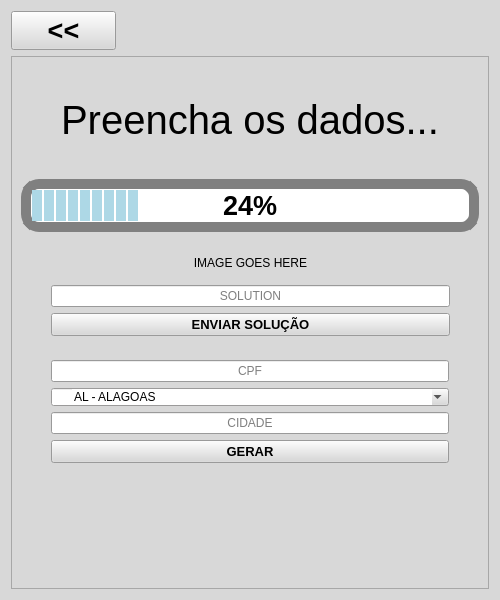
<?xml version="1.0" encoding="UTF-8"?>
<ui version="4.0">
 <class>DarfGeneration</class>
 <widget class="QWidget" name="DarfGeneration">
  <property name="geometry">
   <rect>
    <x>0</x>
    <y>0</y>
    <width>500</width>
    <height>600</height>
   </rect>
  </property>
  <property name="sizePolicy">
   <sizepolicy hsizetype="Fixed" vsizetype="Fixed">
    <horstretch>0</horstretch>
    <verstretch>0</verstretch>
   </sizepolicy>
  </property>
  <property name="minimumSize">
   <size>
    <width>500</width>
    <height>600</height>
   </size>
  </property>
  <property name="maximumSize">
   <size>
    <width>500</width>
    <height>600</height>
   </size>
  </property>
  <property name="palette">
   <palette>
    <active>
     <colorrole role="WindowText">
      <brush brushstyle="SolidPattern">
       <color alpha="255">
        <red>0</red>
        <green>0</green>
        <blue>0</blue>
       </color>
      </brush>
     </colorrole>
     <colorrole role="Button">
      <brush brushstyle="SolidPattern">
       <color alpha="255">
        <red>216</red>
        <green>216</green>
        <blue>216</blue>
       </color>
      </brush>
     </colorrole>
     <colorrole role="Light">
      <brush brushstyle="SolidPattern">
       <color alpha="255">
        <red>255</red>
        <green>255</green>
        <blue>255</blue>
       </color>
      </brush>
     </colorrole>
     <colorrole role="Midlight">
      <brush brushstyle="SolidPattern">
       <color alpha="255">
        <red>235</red>
        <green>235</green>
        <blue>235</blue>
       </color>
      </brush>
     </colorrole>
     <colorrole role="Dark">
      <brush brushstyle="SolidPattern">
       <color alpha="255">
        <red>108</red>
        <green>108</green>
        <blue>108</blue>
       </color>
      </brush>
     </colorrole>
     <colorrole role="Mid">
      <brush brushstyle="SolidPattern">
       <color alpha="255">
        <red>144</red>
        <green>144</green>
        <blue>144</blue>
       </color>
      </brush>
     </colorrole>
     <colorrole role="Text">
      <brush brushstyle="SolidPattern">
       <color alpha="255">
        <red>0</red>
        <green>0</green>
        <blue>0</blue>
       </color>
      </brush>
     </colorrole>
     <colorrole role="BrightText">
      <brush brushstyle="SolidPattern">
       <color alpha="255">
        <red>255</red>
        <green>255</green>
        <blue>255</blue>
       </color>
      </brush>
     </colorrole>
     <colorrole role="ButtonText">
      <brush brushstyle="SolidPattern">
       <color alpha="255">
        <red>0</red>
        <green>0</green>
        <blue>0</blue>
       </color>
      </brush>
     </colorrole>
     <colorrole role="Base">
      <brush brushstyle="SolidPattern">
       <color alpha="255">
        <red>255</red>
        <green>255</green>
        <blue>255</blue>
       </color>
      </brush>
     </colorrole>
     <colorrole role="Window">
      <brush brushstyle="SolidPattern">
       <color alpha="255">
        <red>216</red>
        <green>216</green>
        <blue>216</blue>
       </color>
      </brush>
     </colorrole>
     <colorrole role="Shadow">
      <brush brushstyle="SolidPattern">
       <color alpha="255">
        <red>0</red>
        <green>0</green>
        <blue>0</blue>
       </color>
      </brush>
     </colorrole>
     <colorrole role="AlternateBase">
      <brush brushstyle="SolidPattern">
       <color alpha="255">
        <red>235</red>
        <green>235</green>
        <blue>235</blue>
       </color>
      </brush>
     </colorrole>
     <colorrole role="ToolTipBase">
      <brush brushstyle="SolidPattern">
       <color alpha="255">
        <red>255</red>
        <green>255</green>
        <blue>220</blue>
       </color>
      </brush>
     </colorrole>
     <colorrole role="ToolTipText">
      <brush brushstyle="SolidPattern">
       <color alpha="255">
        <red>0</red>
        <green>0</green>
        <blue>0</blue>
       </color>
      </brush>
     </colorrole>
     <colorrole role="PlaceholderText">
      <brush brushstyle="SolidPattern">
       <color alpha="128">
        <red>0</red>
        <green>0</green>
        <blue>0</blue>
       </color>
      </brush>
     </colorrole>
    </active>
    <inactive>
     <colorrole role="WindowText">
      <brush brushstyle="SolidPattern">
       <color alpha="255">
        <red>0</red>
        <green>0</green>
        <blue>0</blue>
       </color>
      </brush>
     </colorrole>
     <colorrole role="Button">
      <brush brushstyle="SolidPattern">
       <color alpha="255">
        <red>216</red>
        <green>216</green>
        <blue>216</blue>
       </color>
      </brush>
     </colorrole>
     <colorrole role="Light">
      <brush brushstyle="SolidPattern">
       <color alpha="255">
        <red>255</red>
        <green>255</green>
        <blue>255</blue>
       </color>
      </brush>
     </colorrole>
     <colorrole role="Midlight">
      <brush brushstyle="SolidPattern">
       <color alpha="255">
        <red>235</red>
        <green>235</green>
        <blue>235</blue>
       </color>
      </brush>
     </colorrole>
     <colorrole role="Dark">
      <brush brushstyle="SolidPattern">
       <color alpha="255">
        <red>108</red>
        <green>108</green>
        <blue>108</blue>
       </color>
      </brush>
     </colorrole>
     <colorrole role="Mid">
      <brush brushstyle="SolidPattern">
       <color alpha="255">
        <red>144</red>
        <green>144</green>
        <blue>144</blue>
       </color>
      </brush>
     </colorrole>
     <colorrole role="Text">
      <brush brushstyle="SolidPattern">
       <color alpha="255">
        <red>0</red>
        <green>0</green>
        <blue>0</blue>
       </color>
      </brush>
     </colorrole>
     <colorrole role="BrightText">
      <brush brushstyle="SolidPattern">
       <color alpha="255">
        <red>255</red>
        <green>255</green>
        <blue>255</blue>
       </color>
      </brush>
     </colorrole>
     <colorrole role="ButtonText">
      <brush brushstyle="SolidPattern">
       <color alpha="255">
        <red>0</red>
        <green>0</green>
        <blue>0</blue>
       </color>
      </brush>
     </colorrole>
     <colorrole role="Base">
      <brush brushstyle="SolidPattern">
       <color alpha="255">
        <red>255</red>
        <green>255</green>
        <blue>255</blue>
       </color>
      </brush>
     </colorrole>
     <colorrole role="Window">
      <brush brushstyle="SolidPattern">
       <color alpha="255">
        <red>216</red>
        <green>216</green>
        <blue>216</blue>
       </color>
      </brush>
     </colorrole>
     <colorrole role="Shadow">
      <brush brushstyle="SolidPattern">
       <color alpha="255">
        <red>0</red>
        <green>0</green>
        <blue>0</blue>
       </color>
      </brush>
     </colorrole>
     <colorrole role="AlternateBase">
      <brush brushstyle="SolidPattern">
       <color alpha="255">
        <red>235</red>
        <green>235</green>
        <blue>235</blue>
       </color>
      </brush>
     </colorrole>
     <colorrole role="ToolTipBase">
      <brush brushstyle="SolidPattern">
       <color alpha="255">
        <red>255</red>
        <green>255</green>
        <blue>220</blue>
       </color>
      </brush>
     </colorrole>
     <colorrole role="ToolTipText">
      <brush brushstyle="SolidPattern">
       <color alpha="255">
        <red>0</red>
        <green>0</green>
        <blue>0</blue>
       </color>
      </brush>
     </colorrole>
     <colorrole role="PlaceholderText">
      <brush brushstyle="SolidPattern">
       <color alpha="128">
        <red>0</red>
        <green>0</green>
        <blue>0</blue>
       </color>
      </brush>
     </colorrole>
    </inactive>
    <disabled>
     <colorrole role="WindowText">
      <brush brushstyle="SolidPattern">
       <color alpha="255">
        <red>108</red>
        <green>108</green>
        <blue>108</blue>
       </color>
      </brush>
     </colorrole>
     <colorrole role="Button">
      <brush brushstyle="SolidPattern">
       <color alpha="255">
        <red>216</red>
        <green>216</green>
        <blue>216</blue>
       </color>
      </brush>
     </colorrole>
     <colorrole role="Light">
      <brush brushstyle="SolidPattern">
       <color alpha="255">
        <red>255</red>
        <green>255</green>
        <blue>255</blue>
       </color>
      </brush>
     </colorrole>
     <colorrole role="Midlight">
      <brush brushstyle="SolidPattern">
       <color alpha="255">
        <red>235</red>
        <green>235</green>
        <blue>235</blue>
       </color>
      </brush>
     </colorrole>
     <colorrole role="Dark">
      <brush brushstyle="SolidPattern">
       <color alpha="255">
        <red>108</red>
        <green>108</green>
        <blue>108</blue>
       </color>
      </brush>
     </colorrole>
     <colorrole role="Mid">
      <brush brushstyle="SolidPattern">
       <color alpha="255">
        <red>144</red>
        <green>144</green>
        <blue>144</blue>
       </color>
      </brush>
     </colorrole>
     <colorrole role="Text">
      <brush brushstyle="SolidPattern">
       <color alpha="255">
        <red>108</red>
        <green>108</green>
        <blue>108</blue>
       </color>
      </brush>
     </colorrole>
     <colorrole role="BrightText">
      <brush brushstyle="SolidPattern">
       <color alpha="255">
        <red>255</red>
        <green>255</green>
        <blue>255</blue>
       </color>
      </brush>
     </colorrole>
     <colorrole role="ButtonText">
      <brush brushstyle="SolidPattern">
       <color alpha="255">
        <red>108</red>
        <green>108</green>
        <blue>108</blue>
       </color>
      </brush>
     </colorrole>
     <colorrole role="Base">
      <brush brushstyle="SolidPattern">
       <color alpha="255">
        <red>216</red>
        <green>216</green>
        <blue>216</blue>
       </color>
      </brush>
     </colorrole>
     <colorrole role="Window">
      <brush brushstyle="SolidPattern">
       <color alpha="255">
        <red>216</red>
        <green>216</green>
        <blue>216</blue>
       </color>
      </brush>
     </colorrole>
     <colorrole role="Shadow">
      <brush brushstyle="SolidPattern">
       <color alpha="255">
        <red>0</red>
        <green>0</green>
        <blue>0</blue>
       </color>
      </brush>
     </colorrole>
     <colorrole role="AlternateBase">
      <brush brushstyle="SolidPattern">
       <color alpha="255">
        <red>216</red>
        <green>216</green>
        <blue>216</blue>
       </color>
      </brush>
     </colorrole>
     <colorrole role="ToolTipBase">
      <brush brushstyle="SolidPattern">
       <color alpha="255">
        <red>255</red>
        <green>255</green>
        <blue>220</blue>
       </color>
      </brush>
     </colorrole>
     <colorrole role="ToolTipText">
      <brush brushstyle="SolidPattern">
       <color alpha="255">
        <red>0</red>
        <green>0</green>
        <blue>0</blue>
       </color>
      </brush>
     </colorrole>
     <colorrole role="PlaceholderText">
      <brush brushstyle="SolidPattern">
       <color alpha="128">
        <red>0</red>
        <green>0</green>
        <blue>0</blue>
       </color>
      </brush>
     </colorrole>
    </disabled>
   </palette>
  </property>
  <property name="focusPolicy">
   <enum>Qt::NoFocus</enum>
  </property>
  <property name="windowTitle">
   <string>Consultar Ações</string>
  </property>
  <layout class="QVBoxLayout" name="verticalLayout">
   <item>
    <layout class="QHBoxLayout" name="backButtonLayout" stretch="2,7">
     <item>
      <widget class="QPushButton" name="backButton">
       <property name="sizePolicy">
        <sizepolicy hsizetype="Preferred" vsizetype="Preferred">
         <horstretch>0</horstretch>
         <verstretch>0</verstretch>
        </sizepolicy>
       </property>
       <property name="font">
        <font>
         <pointsize>20</pointsize>
         <weight>75</weight>
         <bold>true</bold>
        </font>
       </property>
       <property name="text">
        <string>&lt;&lt;</string>
       </property>
      </widget>
     </item>
     <item>
      <widget class="QLabel" name="errorLabel">
       <property name="font">
        <font>
         <pointsize>13</pointsize>
        </font>
       </property>
       <property name="styleSheet">
        <string notr="true">color: red</string>
       </property>
       <property name="text">
        <string/>
       </property>
       <property name="alignment">
        <set>Qt::AlignCenter</set>
       </property>
      </widget>
     </item>
    </layout>
   </item>
   <item>
    <widget class="QFrame" name="darfGenerationframe">
     <property name="frameShape">
      <enum>QFrame::StyledPanel</enum>
     </property>
     <property name="frameShadow">
      <enum>QFrame::Raised</enum>
     </property>
     <layout class="QVBoxLayout" name="darfGenerationframeLayout" stretch="2,1,2,2,2">
      <item>
       <widget class="QLabel" name="titleLabel">
        <property name="font">
         <font>
          <pointsize>30</pointsize>
         </font>
        </property>
        <property name="text">
         <string>Preencha os dados...</string>
        </property>
        <property name="alignment">
         <set>Qt::AlignCenter</set>
        </property>
        <property name="wordWrap">
         <bool>true</bool>
        </property>
       </widget>
      </item>
      <item>
       <widget class="QProgressBar" name="progressBar">
        <property name="sizePolicy">
         <sizepolicy hsizetype="Preferred" vsizetype="Preferred">
          <horstretch>0</horstretch>
          <verstretch>0</verstretch>
         </sizepolicy>
        </property>
        <property name="font">
         <font>
          <pointsize>20</pointsize>
          <weight>75</weight>
          <bold>true</bold>
         </font>
        </property>
        <property name="styleSheet">
         <string notr="true">QProgressBar {
    border: 10px solid grey;
    border-radius: 18px;
    text-align: center;
}

QProgressBar::chunk {
    background-color: lightblue;
    border-radius: 18px;
    width: 10px;
    margin: 0.5px;
}</string>
        </property>
        <property name="value">
         <number>24</number>
        </property>
       </widget>
      </item>
      <item>
       <widget class="QFrame" name="captchaFrame">
        <property name="enabled">
         <bool>true</bool>
        </property>
        <property name="frameShape">
         <enum>QFrame::NoFrame</enum>
        </property>
        <property name="frameShadow">
         <enum>QFrame::Raised</enum>
        </property>
        <layout class="QVBoxLayout" name="captchaFrameLayout" stretch="3,1,2">
         <property name="leftMargin">
          <number>30</number>
         </property>
         <property name="rightMargin">
          <number>29</number>
         </property>
         <item>
          <widget class="QLabel" name="captchaImage">
           <property name="text">
            <string>IMAGE GOES HERE</string>
           </property>
           <property name="scaledContents">
            <bool>true</bool>
           </property>
           <property name="alignment">
            <set>Qt::AlignCenter</set>
           </property>
          </widget>
         </item>
         <item>
          <widget class="QLineEdit" name="captchaInput">
           <property name="sizePolicy">
            <sizepolicy hsizetype="Preferred" vsizetype="Preferred">
             <horstretch>0</horstretch>
             <verstretch>0</verstretch>
            </sizepolicy>
           </property>
           <property name="alignment">
            <set>Qt::AlignCenter</set>
           </property>
           <property name="placeholderText">
            <string>SOLUTION</string>
           </property>
          </widget>
         </item>
         <item>
          <widget class="QPushButton" name="captchaButton">
           <property name="sizePolicy">
            <sizepolicy hsizetype="Preferred" vsizetype="Preferred">
             <horstretch>0</horstretch>
             <verstretch>0</verstretch>
            </sizepolicy>
           </property>
           <property name="font">
            <font>
             <pointsize>10</pointsize>
             <weight>75</weight>
             <bold>true</bold>
            </font>
           </property>
           <property name="text">
            <string>ENVIAR SOLUÇÃO</string>
           </property>
          </widget>
         </item>
        </layout>
       </widget>
      </item>
      <item>
       <widget class="QFrame" name="cpfFrame">
        <property name="enabled">
         <bool>true</bool>
        </property>
        <property name="frameShape">
         <enum>QFrame::NoFrame</enum>
        </property>
        <property name="frameShadow">
         <enum>QFrame::Raised</enum>
        </property>
        <layout class="QVBoxLayout" name="cpfFrameLayout" stretch="1,1,1,2">
         <property name="leftMargin">
          <number>30</number>
         </property>
         <property name="rightMargin">
          <number>30</number>
         </property>
         <item>
          <widget class="QLineEdit" name="cpfInput">
           <property name="sizePolicy">
            <sizepolicy hsizetype="Preferred" vsizetype="Preferred">
             <horstretch>0</horstretch>
             <verstretch>0</verstretch>
            </sizepolicy>
           </property>
           <property name="inputMask">
            <string notr="true"/>
           </property>
           <property name="text">
            <string/>
           </property>
           <property name="maxLength">
            <number>11</number>
           </property>
           <property name="frame">
            <bool>true</bool>
           </property>
           <property name="echoMode">
            <enum>QLineEdit::Normal</enum>
           </property>
           <property name="alignment">
            <set>Qt::AlignCenter</set>
           </property>
           <property name="placeholderText">
            <string>CPF</string>
           </property>
          </widget>
         </item>
         <item>
          <widget class="QComboBox" name="stateList">
           <property name="enabled">
            <bool>true</bool>
           </property>
           <property name="sizePolicy">
            <sizepolicy hsizetype="Preferred" vsizetype="Preferred">
             <horstretch>0</horstretch>
             <verstretch>0</verstretch>
            </sizepolicy>
           </property>
           <property name="palette">
            <palette>
             <active>
              <colorrole role="WindowText">
               <brush brushstyle="SolidPattern">
                <color alpha="255">
                 <red>0</red>
                 <green>0</green>
                 <blue>0</blue>
                </color>
               </brush>
              </colorrole>
              <colorrole role="Button">
               <brush brushstyle="SolidPattern">
                <color alpha="255">
                 <red>217</red>
                 <green>216</green>
                 <blue>216</blue>
                </color>
               </brush>
              </colorrole>
              <colorrole role="Light">
               <brush brushstyle="SolidPattern">
                <color alpha="255">
                 <red>255</red>
                 <green>255</green>
                 <blue>255</blue>
                </color>
               </brush>
              </colorrole>
              <colorrole role="Midlight">
               <brush brushstyle="SolidPattern">
                <color alpha="255">
                 <red>236</red>
                 <green>235</green>
                 <blue>235</blue>
                </color>
               </brush>
              </colorrole>
              <colorrole role="Dark">
               <brush brushstyle="SolidPattern">
                <color alpha="255">
                 <red>108</red>
                 <green>108</green>
                 <blue>108</blue>
                </color>
               </brush>
              </colorrole>
              <colorrole role="Mid">
               <brush brushstyle="SolidPattern">
                <color alpha="255">
                 <red>145</red>
                 <green>144</green>
                 <blue>144</blue>
                </color>
               </brush>
              </colorrole>
              <colorrole role="Text">
               <brush brushstyle="SolidPattern">
                <color alpha="255">
                 <red>0</red>
                 <green>0</green>
                 <blue>0</blue>
                </color>
               </brush>
              </colorrole>
              <colorrole role="BrightText">
               <brush brushstyle="SolidPattern">
                <color alpha="255">
                 <red>255</red>
                 <green>255</green>
                 <blue>255</blue>
                </color>
               </brush>
              </colorrole>
              <colorrole role="ButtonText">
               <brush brushstyle="SolidPattern">
                <color alpha="255">
                 <red>0</red>
                 <green>0</green>
                 <blue>0</blue>
                </color>
               </brush>
              </colorrole>
              <colorrole role="Base">
               <brush brushstyle="SolidPattern">
                <color alpha="255">
                 <red>255</red>
                 <green>255</green>
                 <blue>255</blue>
                </color>
               </brush>
              </colorrole>
              <colorrole role="Window">
               <brush brushstyle="SolidPattern">
                <color alpha="255">
                 <red>217</red>
                 <green>216</green>
                 <blue>216</blue>
                </color>
               </brush>
              </colorrole>
              <colorrole role="Shadow">
               <brush brushstyle="SolidPattern">
                <color alpha="255">
                 <red>0</red>
                 <green>0</green>
                 <blue>0</blue>
                </color>
               </brush>
              </colorrole>
              <colorrole role="AlternateBase">
               <brush brushstyle="SolidPattern">
                <color alpha="255">
                 <red>236</red>
                 <green>235</green>
                 <blue>235</blue>
                </color>
               </brush>
              </colorrole>
              <colorrole role="ToolTipBase">
               <brush brushstyle="SolidPattern">
                <color alpha="255">
                 <red>255</red>
                 <green>255</green>
                 <blue>220</blue>
                </color>
               </brush>
              </colorrole>
              <colorrole role="ToolTipText">
               <brush brushstyle="SolidPattern">
                <color alpha="255">
                 <red>0</red>
                 <green>0</green>
                 <blue>0</blue>
                </color>
               </brush>
              </colorrole>
              <colorrole role="PlaceholderText">
               <brush brushstyle="SolidPattern">
                <color alpha="128">
                 <red>0</red>
                 <green>0</green>
                 <blue>0</blue>
                </color>
               </brush>
              </colorrole>
             </active>
             <inactive>
              <colorrole role="WindowText">
               <brush brushstyle="SolidPattern">
                <color alpha="255">
                 <red>0</red>
                 <green>0</green>
                 <blue>0</blue>
                </color>
               </brush>
              </colorrole>
              <colorrole role="Button">
               <brush brushstyle="SolidPattern">
                <color alpha="255">
                 <red>217</red>
                 <green>216</green>
                 <blue>216</blue>
                </color>
               </brush>
              </colorrole>
              <colorrole role="Light">
               <brush brushstyle="SolidPattern">
                <color alpha="255">
                 <red>255</red>
                 <green>255</green>
                 <blue>255</blue>
                </color>
               </brush>
              </colorrole>
              <colorrole role="Midlight">
               <brush brushstyle="SolidPattern">
                <color alpha="255">
                 <red>236</red>
                 <green>235</green>
                 <blue>235</blue>
                </color>
               </brush>
              </colorrole>
              <colorrole role="Dark">
               <brush brushstyle="SolidPattern">
                <color alpha="255">
                 <red>108</red>
                 <green>108</green>
                 <blue>108</blue>
                </color>
               </brush>
              </colorrole>
              <colorrole role="Mid">
               <brush brushstyle="SolidPattern">
                <color alpha="255">
                 <red>145</red>
                 <green>144</green>
                 <blue>144</blue>
                </color>
               </brush>
              </colorrole>
              <colorrole role="Text">
               <brush brushstyle="SolidPattern">
                <color alpha="255">
                 <red>0</red>
                 <green>0</green>
                 <blue>0</blue>
                </color>
               </brush>
              </colorrole>
              <colorrole role="BrightText">
               <brush brushstyle="SolidPattern">
                <color alpha="255">
                 <red>255</red>
                 <green>255</green>
                 <blue>255</blue>
                </color>
               </brush>
              </colorrole>
              <colorrole role="ButtonText">
               <brush brushstyle="SolidPattern">
                <color alpha="255">
                 <red>0</red>
                 <green>0</green>
                 <blue>0</blue>
                </color>
               </brush>
              </colorrole>
              <colorrole role="Base">
               <brush brushstyle="SolidPattern">
                <color alpha="255">
                 <red>255</red>
                 <green>255</green>
                 <blue>255</blue>
                </color>
               </brush>
              </colorrole>
              <colorrole role="Window">
               <brush brushstyle="SolidPattern">
                <color alpha="255">
                 <red>217</red>
                 <green>216</green>
                 <blue>216</blue>
                </color>
               </brush>
              </colorrole>
              <colorrole role="Shadow">
               <brush brushstyle="SolidPattern">
                <color alpha="255">
                 <red>0</red>
                 <green>0</green>
                 <blue>0</blue>
                </color>
               </brush>
              </colorrole>
              <colorrole role="AlternateBase">
               <brush brushstyle="SolidPattern">
                <color alpha="255">
                 <red>236</red>
                 <green>235</green>
                 <blue>235</blue>
                </color>
               </brush>
              </colorrole>
              <colorrole role="ToolTipBase">
               <brush brushstyle="SolidPattern">
                <color alpha="255">
                 <red>255</red>
                 <green>255</green>
                 <blue>220</blue>
                </color>
               </brush>
              </colorrole>
              <colorrole role="ToolTipText">
               <brush brushstyle="SolidPattern">
                <color alpha="255">
                 <red>0</red>
                 <green>0</green>
                 <blue>0</blue>
                </color>
               </brush>
              </colorrole>
              <colorrole role="PlaceholderText">
               <brush brushstyle="SolidPattern">
                <color alpha="128">
                 <red>0</red>
                 <green>0</green>
                 <blue>0</blue>
                </color>
               </brush>
              </colorrole>
             </inactive>
             <disabled>
              <colorrole role="WindowText">
               <brush brushstyle="SolidPattern">
                <color alpha="255">
                 <red>108</red>
                 <green>108</green>
                 <blue>108</blue>
                </color>
               </brush>
              </colorrole>
              <colorrole role="Button">
               <brush brushstyle="SolidPattern">
                <color alpha="255">
                 <red>217</red>
                 <green>216</green>
                 <blue>216</blue>
                </color>
               </brush>
              </colorrole>
              <colorrole role="Light">
               <brush brushstyle="SolidPattern">
                <color alpha="255">
                 <red>255</red>
                 <green>255</green>
                 <blue>255</blue>
                </color>
               </brush>
              </colorrole>
              <colorrole role="Midlight">
               <brush brushstyle="SolidPattern">
                <color alpha="255">
                 <red>236</red>
                 <green>235</green>
                 <blue>235</blue>
                </color>
               </brush>
              </colorrole>
              <colorrole role="Dark">
               <brush brushstyle="SolidPattern">
                <color alpha="255">
                 <red>108</red>
                 <green>108</green>
                 <blue>108</blue>
                </color>
               </brush>
              </colorrole>
              <colorrole role="Mid">
               <brush brushstyle="SolidPattern">
                <color alpha="255">
                 <red>145</red>
                 <green>144</green>
                 <blue>144</blue>
                </color>
               </brush>
              </colorrole>
              <colorrole role="Text">
               <brush brushstyle="SolidPattern">
                <color alpha="255">
                 <red>108</red>
                 <green>108</green>
                 <blue>108</blue>
                </color>
               </brush>
              </colorrole>
              <colorrole role="BrightText">
               <brush brushstyle="SolidPattern">
                <color alpha="255">
                 <red>255</red>
                 <green>255</green>
                 <blue>255</blue>
                </color>
               </brush>
              </colorrole>
              <colorrole role="ButtonText">
               <brush brushstyle="SolidPattern">
                <color alpha="255">
                 <red>108</red>
                 <green>108</green>
                 <blue>108</blue>
                </color>
               </brush>
              </colorrole>
              <colorrole role="Base">
               <brush brushstyle="SolidPattern">
                <color alpha="255">
                 <red>217</red>
                 <green>216</green>
                 <blue>216</blue>
                </color>
               </brush>
              </colorrole>
              <colorrole role="Window">
               <brush brushstyle="SolidPattern">
                <color alpha="255">
                 <red>217</red>
                 <green>216</green>
                 <blue>216</blue>
                </color>
               </brush>
              </colorrole>
              <colorrole role="Shadow">
               <brush brushstyle="SolidPattern">
                <color alpha="255">
                 <red>0</red>
                 <green>0</green>
                 <blue>0</blue>
                </color>
               </brush>
              </colorrole>
              <colorrole role="AlternateBase">
               <brush brushstyle="SolidPattern">
                <color alpha="255">
                 <red>217</red>
                 <green>216</green>
                 <blue>216</blue>
                </color>
               </brush>
              </colorrole>
              <colorrole role="ToolTipBase">
               <brush brushstyle="SolidPattern">
                <color alpha="255">
                 <red>255</red>
                 <green>255</green>
                 <blue>220</blue>
                </color>
               </brush>
              </colorrole>
              <colorrole role="ToolTipText">
               <brush brushstyle="SolidPattern">
                <color alpha="255">
                 <red>0</red>
                 <green>0</green>
                 <blue>0</blue>
                </color>
               </brush>
              </colorrole>
              <colorrole role="PlaceholderText">
               <brush brushstyle="SolidPattern">
                <color alpha="128">
                 <red>0</red>
                 <green>0</green>
                 <blue>0</blue>
                </color>
               </brush>
              </colorrole>
             </disabled>
            </palette>
           </property>
           <property name="layoutDirection">
            <enum>Qt::LeftToRight</enum>
           </property>
           <property name="styleSheet">
            <string notr="true">QComboBox {padding-left: 20px}</string>
           </property>
           <property name="editable">
            <bool>true</bool>
           </property>
           <property name="maxVisibleItems">
            <number>99</number>
           </property>
           <property name="maxCount">
            <number>99</number>
           </property>
           <item>
            <property name="text">
             <string>AL - ALAGOAS</string>
            </property>
           </item>
           <item>
            <property name="text">
             <string>AM - AMAZONAS</string>
            </property>
           </item>
           <item>
            <property name="text">
             <string>AP - AMAPA</string>
            </property>
           </item>
           <item>
            <property name="text">
             <string>BA - BAHIA</string>
            </property>
           </item>
           <item>
            <property name="text">
             <string>CE - CEARA</string>
            </property>
           </item>
           <item>
            <property name="text">
             <string>DF - DISTRITO FEDERAL</string>
            </property>
           </item>
           <item>
            <property name="text">
             <string>ES - ESPIRITO SANTO</string>
            </property>
           </item>
           <item>
            <property name="text">
             <string>GO - GOIAS</string>
            </property>
           </item>
           <item>
            <property name="text">
             <string>MA - MARANHAO</string>
            </property>
           </item>
           <item>
            <property name="text">
             <string>MG - MINAS GERAIS</string>
            </property>
           </item>
           <item>
            <property name="text">
             <string>MS - MATO GROSSO DO SUL</string>
            </property>
           </item>
           <item>
            <property name="text">
             <string>MT - MATO GROSSO</string>
            </property>
           </item>
           <item>
            <property name="text">
             <string>PA - PARA</string>
            </property>
           </item>
           <item>
            <property name="text">
             <string>PB - PARAIBA</string>
            </property>
           </item>
           <item>
            <property name="text">
             <string>PE - PERNAMBUCO</string>
            </property>
           </item>
           <item>
            <property name="text">
             <string>PI - PIAUI</string>
            </property>
           </item>
           <item>
            <property name="text">
             <string>PR - PARANA</string>
            </property>
           </item>
           <item>
            <property name="text">
             <string>RJ - RIO DE JANEIRO</string>
            </property>
           </item>
           <item>
            <property name="text">
             <string>RN - RIO GRANDE DO NORTE</string>
            </property>
           </item>
           <item>
            <property name="text">
             <string>RO - RONDONIA</string>
            </property>
           </item>
           <item>
            <property name="text">
             <string>RR - RORAIMA</string>
            </property>
           </item>
           <item>
            <property name="text">
             <string>RS - RIO GRANDE DO SUL</string>
            </property>
           </item>
           <item>
            <property name="text">
             <string>SC - SANTA CATARINA</string>
            </property>
           </item>
           <item>
            <property name="text">
             <string>SE - SERGIPE</string>
            </property>
           </item>
           <item>
            <property name="text">
             <string>SP - SAO PAULO</string>
            </property>
           </item>
           <item>
            <property name="text">
             <string>TO - TOCANTINS</string>
            </property>
           </item>
          </widget>
         </item>
         <item>
          <widget class="QLineEdit" name="cityInput">
           <property name="sizePolicy">
            <sizepolicy hsizetype="Preferred" vsizetype="Preferred">
             <horstretch>0</horstretch>
             <verstretch>0</verstretch>
            </sizepolicy>
           </property>
           <property name="inputMask">
            <string notr="true"/>
           </property>
           <property name="text">
            <string/>
           </property>
           <property name="maxLength">
            <number>50</number>
           </property>
           <property name="frame">
            <bool>true</bool>
           </property>
           <property name="echoMode">
            <enum>QLineEdit::Normal</enum>
           </property>
           <property name="alignment">
            <set>Qt::AlignCenter</set>
           </property>
           <property name="placeholderText">
            <string>CIDADE</string>
           </property>
          </widget>
         </item>
         <item>
          <widget class="QPushButton" name="cpfButton">
           <property name="sizePolicy">
            <sizepolicy hsizetype="Preferred" vsizetype="Preferred">
             <horstretch>0</horstretch>
             <verstretch>0</verstretch>
            </sizepolicy>
           </property>
           <property name="font">
            <font>
             <pointsize>10</pointsize>
             <weight>75</weight>
             <bold>true</bold>
            </font>
           </property>
           <property name="text">
            <string>GERAR</string>
           </property>
          </widget>
         </item>
        </layout>
       </widget>
      </item>
      <item>
       <spacer name="darfGenerationSpacer">
        <property name="orientation">
         <enum>Qt::Vertical</enum>
        </property>
        <property name="sizeType">
         <enum>QSizePolicy::Preferred</enum>
        </property>
        <property name="sizeHint" stdset="0">
         <size>
          <width>20</width>
          <height>40</height>
         </size>
        </property>
       </spacer>
      </item>
     </layout>
    </widget>
   </item>
  </layout>
 </widget>
 <resources/>
 <connections/>
</ui>
